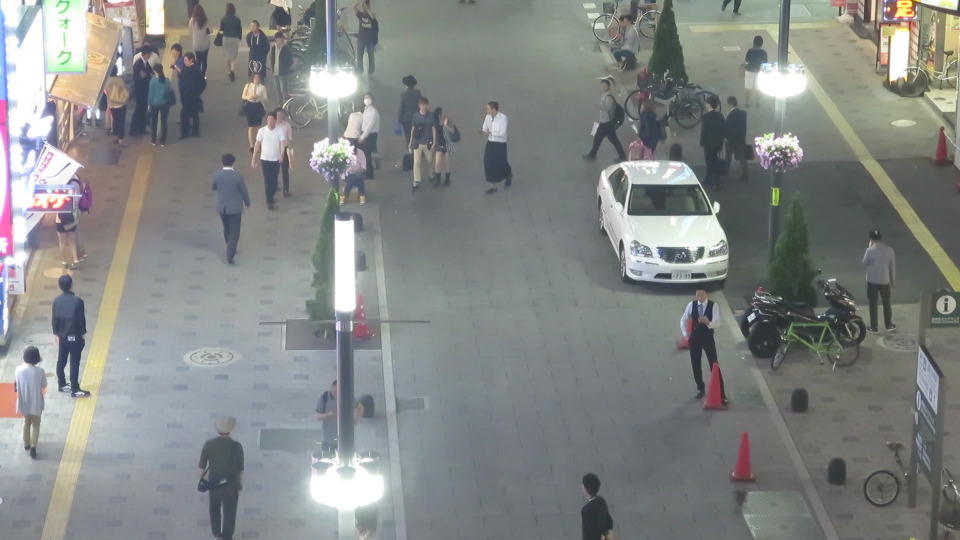
#> input picture 06_examples/mot17_04_000100.jpg, 1920 x 1080 px (shown at 1/2 size)
$ python -i instrumented_gmc.py   (imports and definitions only)
#> lines starting #> are read from the running program, lines starting #| are printed output that depends on the picture
#> further down, picture is the input picture: shape (1080, 1920, 3); mean B, G, R 133.6, 135, 131.7
"""
Instrumented GMC — exposes the geometric-verification statistics that BoT-SORT's
GMC computes and discards.

Rationale (RQ_BRIEF §1.1c): `tracker/gmc.py` calls
    H, inliesrs = cv2.estimateAffinePartial2D(prevPoints, currPoints, cv2.RANSAC)
and throws the inlier mask away. Everything needed to judge whether the estimate
deserves trust is already computed. This module recovers it.

Design constraints:
  * The *estimate itself* must be bit-identical to the original GMC. This module
    only observes. Any divergence in H invalidates the A1 zero-delta check.
  * No extra feature detection, no extra optical flow. Same calls, same order.

Reference solver: cv2.estimateAffinePartial2D -> 4-DOF similarity
(rotation + uniform scale + translation). Singular values of the linear part are
identically equal, so any sigma1/sigma2 conditioning term is vacuous here
(DA-CP1 M1).
"""
from __future__ import annotations

import copy
import time
from dataclasses import dataclass, field, asdict

import cv2
import numpy as np


@dataclass
class GMCStats:
    """Per-frame geometric-verification record. One row per processed frame."""
    frame_id: int = -1

    # --- correspondence pipeline ---
    n_keypoints_prev: int = 0     # keypoints detected in the previous frame
    n_tracked: int = 0            # survived optical-flow status check
    n_used: int = 0               # fed to RANSAC
    n_inliers: int = 0            # RANSAC consensus set size

    # --- reliability primitives ---
    inlier_ratio: float = float("nan")      # rho = n_inliers / n_used
    resid_median: float = float("nan")      # eps: median transfer residual of inliers (px, full-res)
    resid_p90: float = float("nan")
    resid_mean_all: float = float("nan")    # over all used points (inliers + outliers)

    # --- fitted transform, decomposed (similarity: 4 DOF) ---
    scale: float = float("nan")             # s
    rotation_deg: float = float("nan")      # theta
    tx: float = float("nan")
    ty: float = float("nan")
    displacement: float = float("nan")      # ||t|| at full resolution

    # --- temporal consistency (tau) ---
    temporal_resid: float = float("nan")    # ||t_k - t_pred|| from constant-velocity prediction
    temporal_valid: bool = False

    # --- foreground contamination (phi) ---
    # NOTE: applySparseOptFlow ignores `detections`, so keypoints are NOT masked
    # off foreground in BoT-SORT's default CMC path. This makes phi a genuine
    # varying signal there (DA-CP1 M2 resolution depends on measured variance).
    frac_inliers_in_det: float = float("nan")
    frac_used_in_det: float = float("nan")
    n_detections: int = 0

    # --- spatial support, for per-target reliability ---
    # inlier positions at FULL resolution; kept as float32 to bound memory
    inlier_xy: np.ndarray | None = field(default=None, repr=False)

    # --- failure / degeneracy flags ---
    solver_failed: bool = False       # estimateAffinePartial2D returned None
    too_few_points: bool = False      # <5 correspondences -> silent identity fallback
    is_identity_fallback: bool = False
    first_frame: bool = False

    elapsed_ms: float = float("nan")

    # [23 lines left out: functions to_row, decompose_similarity, _points_in_boxes, not called in this run]


class InstrumentedSparseOptFlowGMC:
    """Observation-only reimplementation of GMC.applySparseOptFlow.

    Mirrors tracker/gmc.py exactly (same OpenCV calls, same order, same
    parameters, same downscale handling) so that the returned H matches the
    original bit-for-bit, while recording the statistics it discards.
    """

    def __init__(self, downscale: int = 2, keep_inlier_xy: bool = True):
        self.downscale = max(1, int(downscale))
        self.keep_inlier_xy = keep_inlier_xy

        # identical to tracker/gmc.py sparseOptFlow branch
        self.feature_params = dict(
            maxCorners=1000, qualityLevel=0.01, minDistance=1,
            blockSize=3, useHarrisDetector=False, k=0.04,
        )

        self.prevFrame = None
        self.prevKeyPoints = None
        self.initializedFirstFrame = False

        self._prev_t = None        # translation at k-1 (full-res)
        self._prev_prev_t = None   # translation at k-2
        self.stats: list[GMCStats] = []

    # ------------------------------------------------------------------
    def apply(self, raw_frame: np.ndarray, detections: np.ndarray | None = None,
              frame_id: int = -1) -> tuple[np.ndarray, GMCStats]:
#> called with frame_id = -1
        t0 = time.time()
        st = GMCStats(frame_id=frame_id)

        height, width = raw_frame.shape[:2]
#> height = 1080; width = 1920
        frame = cv2.cvtColor(raw_frame, cv2.COLOR_BGR2GRAY)
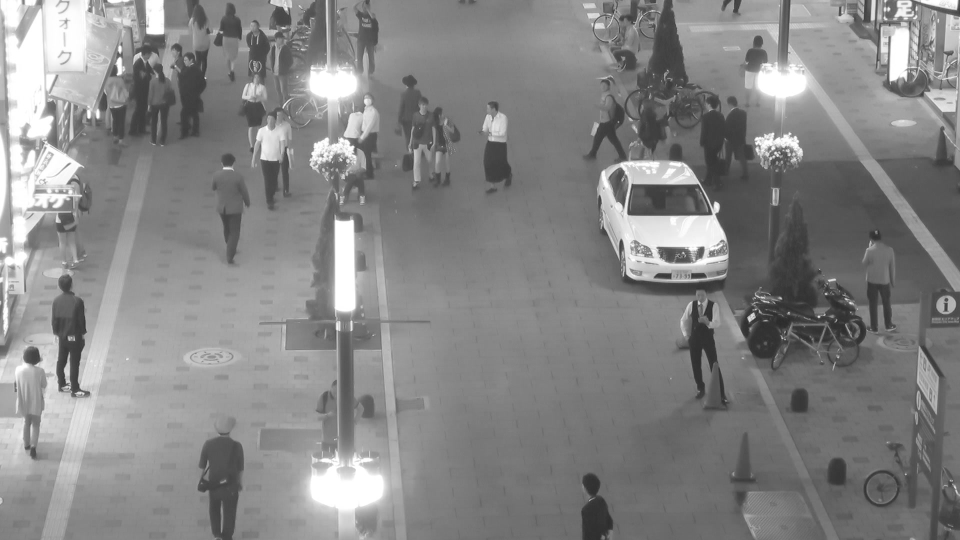
#> frame: shape (1080, 1920) (shown at 1/2 size); min 38, max 255, mean 133.9
        H = np.eye(2, 3)

        if self.downscale > 1.0:
            frame = cv2.resize(frame, (width // self.downscale, height // self.downscale))
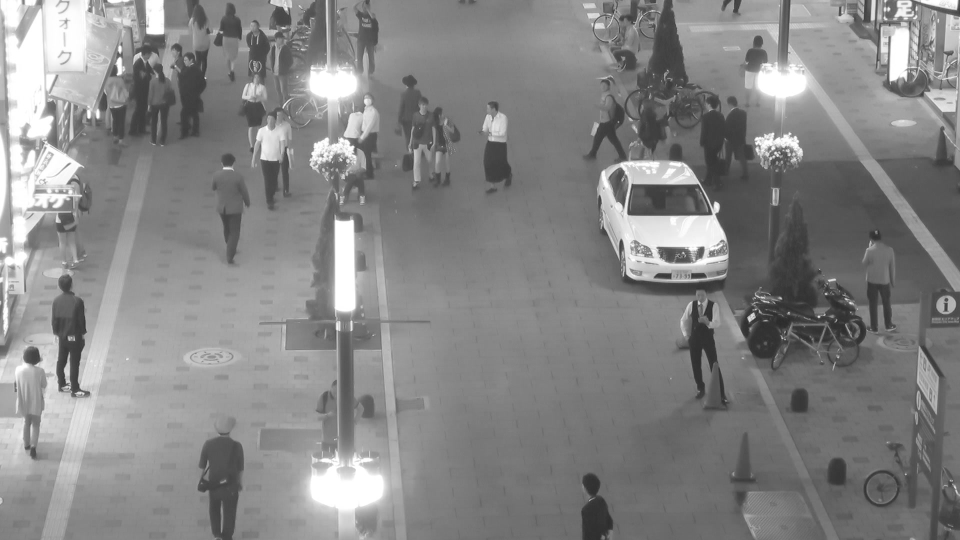
#> frame: shape (540, 960); min 42, max 255, mean 134

        keypoints = cv2.goodFeaturesToTrack(frame, mask=None, **self.feature_params)
#> keypoints = 1000 rows, first 8: [749, 321], [818, 316], [753, 313], [140, 53], [715, 202], [120, 52], [353, 146], [118, 74]

        if not self.initializedFirstFrame:
            self.prevFrame = frame.copy()
            self.prevKeyPoints = copy.copy(keypoints)
#> self.prevKeyPoints has the same summary as keypoints
            self.initializedFirstFrame = True
            st.first_frame = True
            st.is_identity_fallback = True
            st.elapsed_ms = 1000 * (time.time() - t0)
            self.stats.append(st)
            return H, st

        st.n_keypoints_prev = 0 if self.prevKeyPoints is None else len(self.prevKeyPoints)

        matchedKeypoints, status, err = cv2.calcOpticalFlowPyrLK(
            self.prevFrame, frame, self.prevKeyPoints, None)

        prevPoints, currPoints = [], []
        for i in range(len(status)):
            if status[i]:
                prevPoints.append(self.prevKeyPoints[i])
                currPoints.append(matchedKeypoints[i])
        prevPoints = np.array(prevPoints)
        currPoints = np.array(currPoints)

        st.n_tracked = int(len(prevPoints))
        st.n_used = st.n_tracked

        # ---- the original guard (note: its second clause compares prevPoints
        # to itself and is always True; preserved verbatim for fidelity) ----
        if (np.size(prevPoints, 0) > 4) and (np.size(prevPoints, 0) == np.size(prevPoints, 0)):
            H_est, inliers = cv2.estimateAffinePartial2D(prevPoints, currPoints, cv2.RANSAC)

            if H_est is None:
                st.solver_failed = True
                st.is_identity_fallback = True
            else:
                H = H_est
                self._record_geometry(st, H, prevPoints, currPoints, inliers,
                                      detections, height, width)
                if self.downscale > 1.0:
                    H[0, 2] *= self.downscale
                    H[1, 2] *= self.downscale
        else:
            st.too_few_points = True
            st.is_identity_fallback = True

        # temporal consistency uses FULL-res translation
        s, theta, tx, ty = decompose_similarity(H)
        st.scale, st.rotation_deg, st.tx, st.ty = s, theta, tx, ty
        st.displacement = float(np.hypot(tx, ty))
        self._record_temporal(st, np.array([tx, ty]))

        self.prevFrame = frame.copy()
        self.prevKeyPoints = copy.copy(keypoints)
        st.elapsed_ms = 1000 * (time.time() - t0)
        self.stats.append(st)
        return H, st

    # ------------------------------------------------------------------
    # [42 lines left out: functions _record_geometry, _record_temporal, not called in this run]

    # ------------------------------------------------------------------
    def to_dataframe(self):
        import pandas as pd
        return pd.DataFrame([s.to_row() for s in self.stats])

>>> import cv2
>>> picture = cv2.imread('../../06_examples/mot17_04_000100.jpg')
>>> result = InstrumentedSparseOptFlowGMC().apply(picture)

$ run again, on 06_examples/mot17_13_000100.jpg
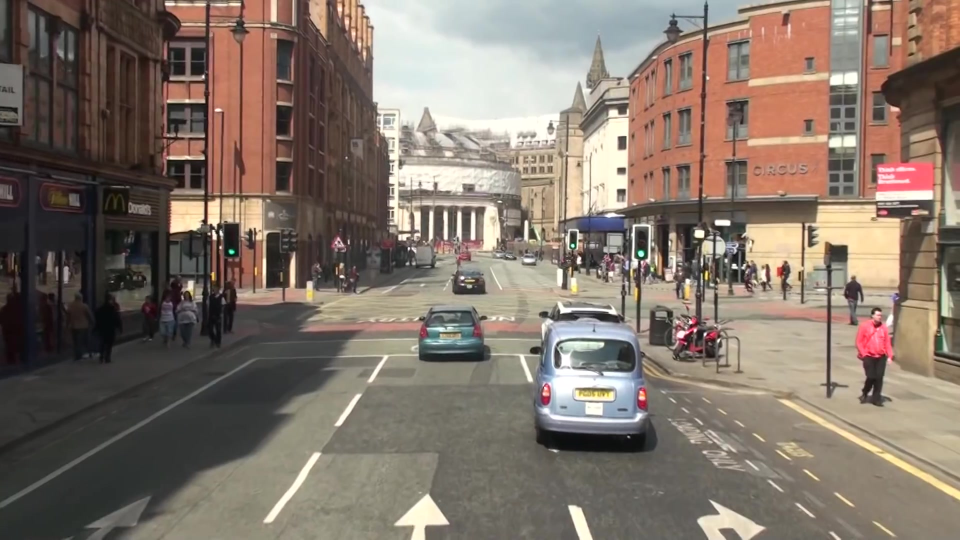
#> input picture 06_examples/mot17_13_000100.jpg, 1920 x 1080 px (shown at 1/2 size)
#> picture is the input picture: shape (1080, 1920, 3); mean B, G, R 105.6, 116.3, 129.8
#> in apply, `frame = cv2.cvtColor(raw_frame, cv2.COLOR_BGR2GRAY)`:
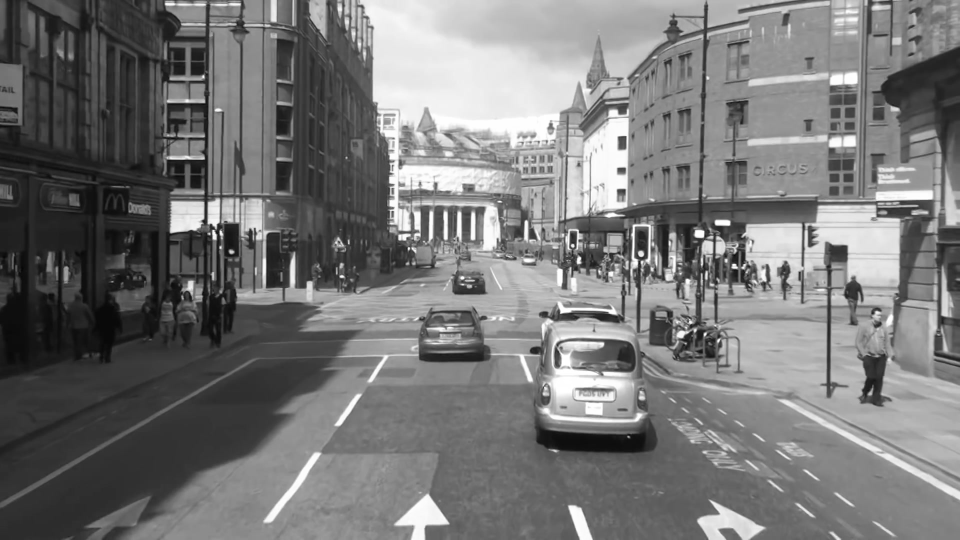
#> frame: shape (1080, 1920) (shown at 1/2 size); min 2, max 255, mean 119.1
#> in apply, `frame = cv2.resize(frame, (width // self.downscale, height // self.dow..`:
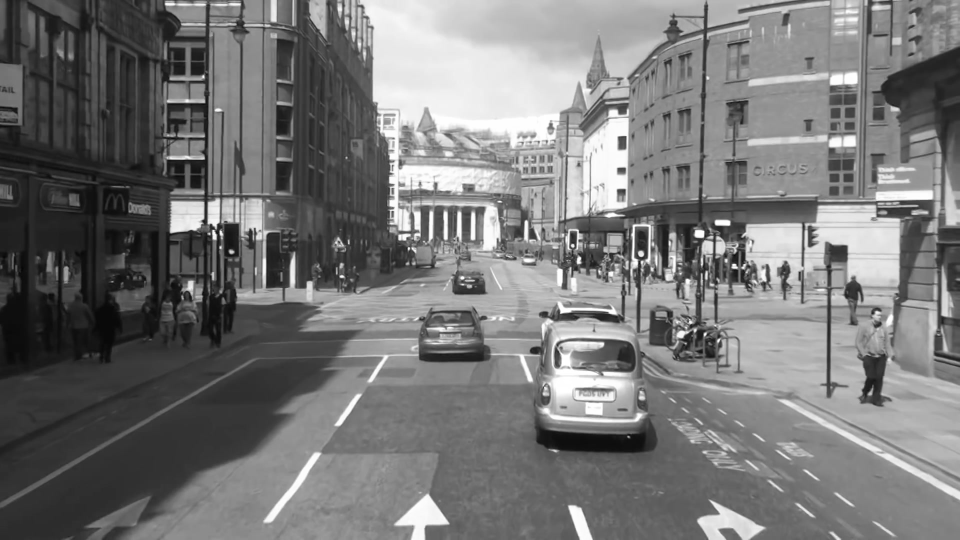
#> frame: shape (540, 960); min 6, max 255, mean 119.3
#> keypoints = 1000 rows, first 8: [213, 230], [340, 276], [572, 245], [561, 312], [203, 75], [526, 221], [765, 280], [239, 4]
#> self.prevKeyPoints has the same summary as keypoints

$ run again, on 06_examples/mot20_02_000100.jpg
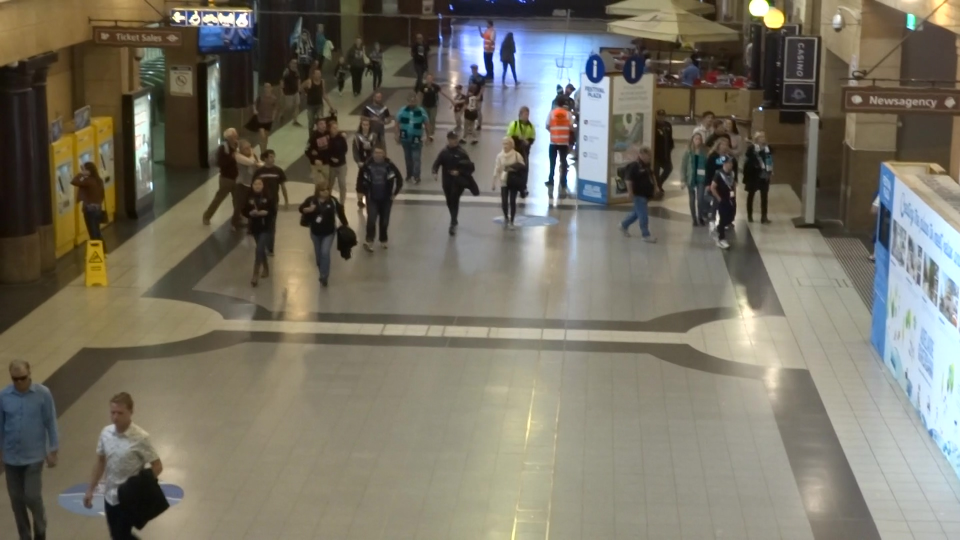
#> input picture 06_examples/mot20_02_000100.jpg, 1920 x 1080 px (shown at 1/2 size)
#> picture is the input picture: shape (1080, 1920, 3); mean B, G, R 100.3, 114.2, 118.6
#> in apply, `frame = cv2.cvtColor(raw_frame, cv2.COLOR_BGR2GRAY)`:
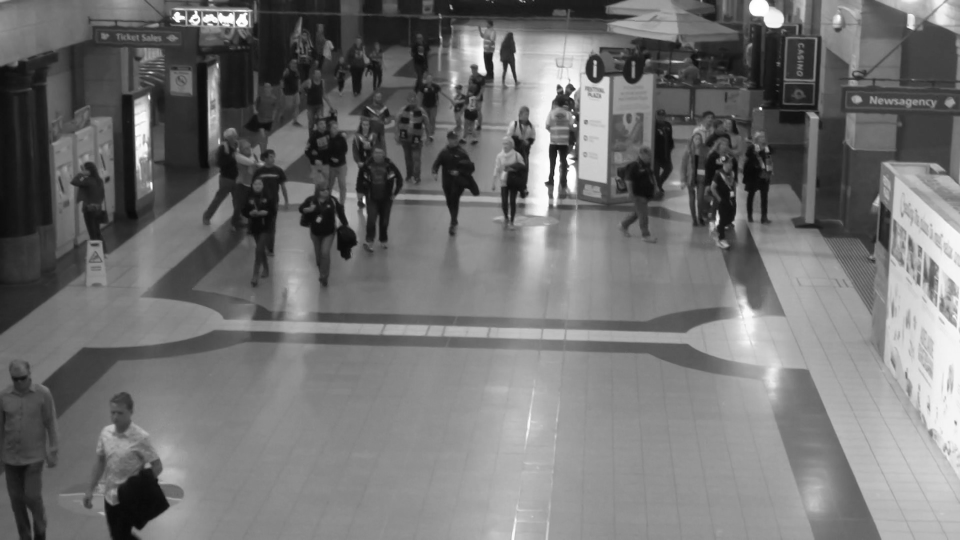
#> frame: shape (1080, 1920) (shown at 1/2 size); min 2, max 255, mean 113.9
#> in apply, `frame = cv2.resize(frame, (width // self.downscale, height // self.dow..`:
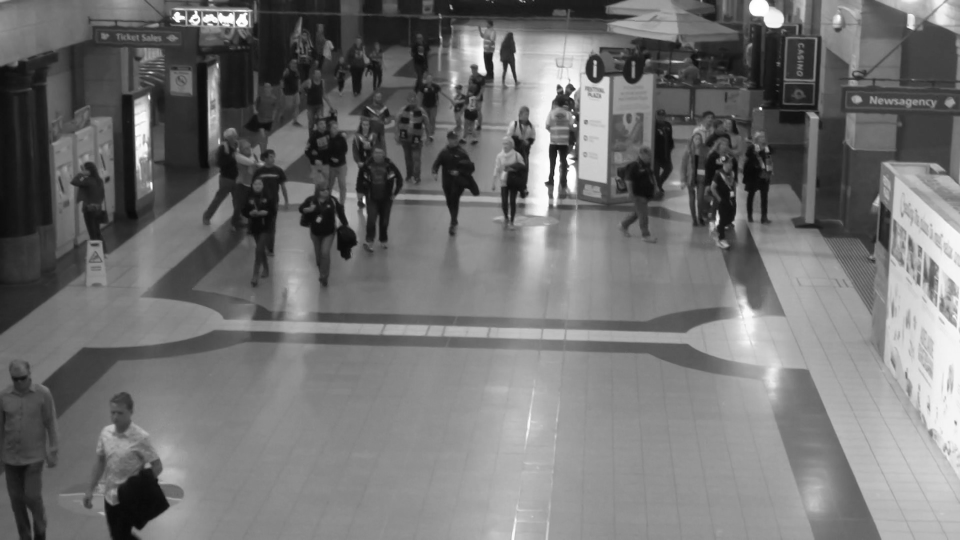
#> frame: shape (540, 960); min 8, max 255, mean 114
#> keypoints = 1000 rows, first 8: [760, 108], [570, 96], [575, 125], [574, 89], [508, 64], [574, 161], [216, 16], [574, 146]
#> self.prevKeyPoints has the same summary as keypoints
